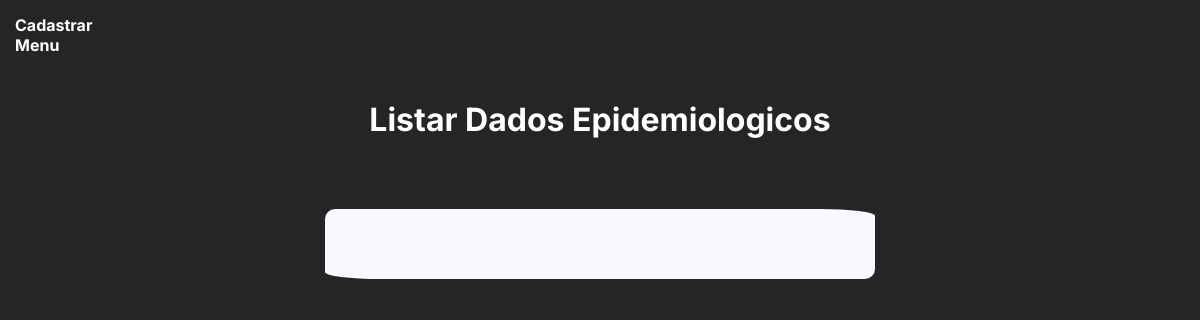
The page /adm_listarEpidemol.php (signed in) on the database as committed earlier.
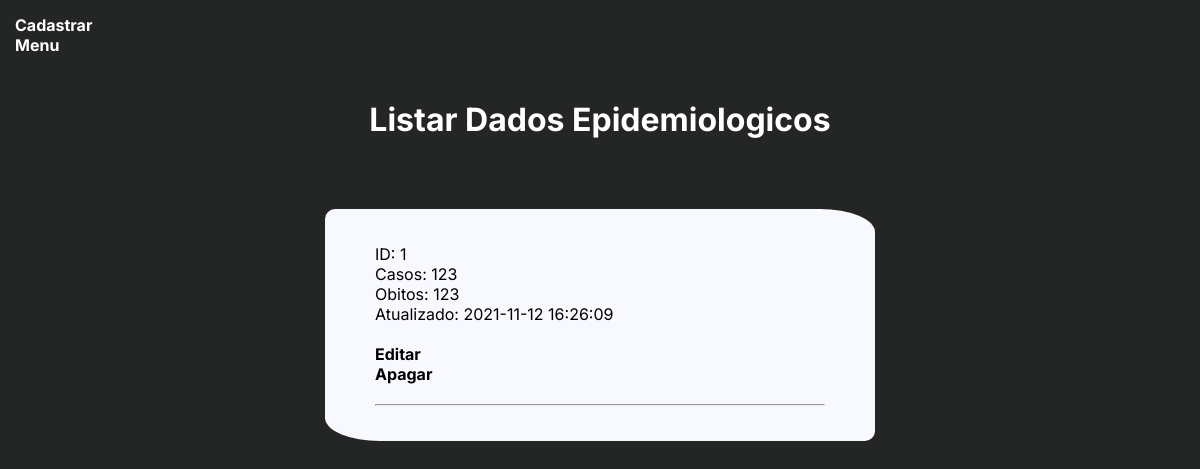
The same page on the database as committed later.
### tables this page shows
CREATE TABLE IF NOT EXISTS `dadosepidemiologicos` (
  `id` int(11) NOT NULL AUTO_INCREMENT,
  `dadosCasos` varchar(100) NOT NULL,
  `dadosObitos` varchar(100) NOT NULL,
  `created` datetime NOT NULL,
  `modified` datetime DEFAULT NULL,
  PRIMARY KEY (`id`)
);

### adm_listarEpidemol.php (the view, shortened to what this page needs)
<?php
include_once("conexao.php");
?>
<!DOCTYPE html>
<html>
    <head>
        <link rel="stylesheet" href="assets/styles/listar.css">
    </head>
    <body>
        <div class="top">
            <a href="cad_epidemol.php">Cadastrar</a><br>
            <a href="menu.php">Menu</a><br>
        </div>
        <h1>Listar Dados Epidemiologicos</h1>
        <div id="bloco">
            <div id="info">
            <?php
                $result_dados = "SELECT * FROM dadosepidemiologicos";
                $resultado_dados = mysqli_query($conn, $result_dados);
                while($row_dados = mysqli_fetch_assoc($resultado_dados)){
                    echo "ID: " . $row_dados['id'] . "<br>";
                    echo "Casos: ". $row_dados['dadosCasos'] . "<br>";
                    echo "Obitos: ". $row_dados['dadosObitos'] . "<br>";
                    echo "Atualizado: ". $row_dados['created'] . "<br><br>";
                    echo "<a href='edit_epidemol.php?id=". $row_dados['id'] . "' id='button-block'>Editar</a><br>";
                    echo "<a href='proc_apagar_epidemol.php?id=". $row_dados['id'] . "' id='button-block'>Apagar</a><br><br><hr>";
                }
            ?>
            </div>
        </div>
    </body>
</html>

Rows that differ between the two databases and show on the page:
added dadosepidemiologicos: id "1", dadosCasos "123", dadosObitos "123", created "2021-11-12 16:26:09"
